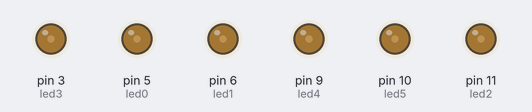
A sketch run on a simulated Arduino Uno, built with avr-gcc and run on an emulated ATmega328P. On the bench: output pins drawn as LEDs (lit = HIGH).

Above: at 0.05 s.
At 0.55 s:
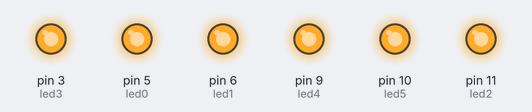
At 1.0 s:
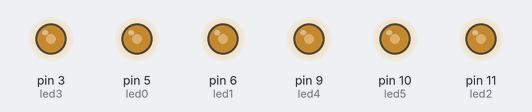
Timing chart, 0 to 3.0 s (numbered marks = the images above):
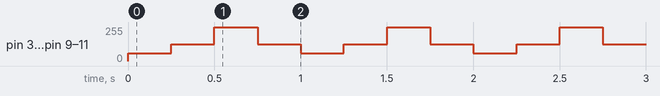

Measured:
- by itself, pin 3 (led3), pin 5 (led0), pin 6 (led1), pin 9 (led4), pin 10 (led5), pin 11 (led2): repeats every 1.0 s: 125/255 0.25 s, 255/255 0.25 s, 125/255 0.25 s, 60/255 0.25 s

The sketch:

_1.ino
```cpp
/**********************************************************************************
**                                                                               **
**                   Entrades i sorties analogiques                              **
**                          Nom del programa                                     **
**  NOM : Jordi Pujlreu Sala                                   DATA: 1/5/17      **
**********************************************************************************/

//********** Includes *************************************************************

//********** Variables ************************************************************
const int led0 = 5;          //  adjudiquem nom a la sortida
const int led1 = 6;          //
const int led2 = 11;          //
const int led3 = 3;          //
const int led4 = 9;         //
const int led5 = 10;         //
int velocitat = 250;         // velocitat de canvi de DC

//********** Setup ****************************************************************
void setup()
{
  pinMode(led0, OUTPUT);     // definir el pin 3 com una sortida
  pinMode(led1, OUTPUT);
  pinMode(led2, OUTPUT);
  pinMode(led3, OUTPUT);
  pinMode(led4, OUTPUT);
  pinMode(led5, OUTPUT);
}

//********** Loop *****************************************************************
void loop()
{
  analogWrite(led0, 60);     // DC a 61
  analogWrite(led1, 60);
  analogWrite(led2, 60);
  analogWrite(led3, 60);
  analogWrite(led4, 60);
  analogWrite(led5, 60);

  delay(velocitat);          // ESPEREM...

  analogWrite(led0, 125);    // DC a 122
  analogWrite(led1, 125);
  analogWrite(led2, 125);
  analogWrite(led3, 125);
  analogWrite(led4, 125);
  analogWrite(led5, 125);

  delay(velocitat);           // ESPEREM...

  analogWrite(led0, 255);    // DC A 255
  analogWrite(led1, 255);
  analogWrite(led2, 255);
  analogWrite(led3, 255);
  analogWrite(led4, 255);
  analogWrite(led5, 255);

  delay(velocitat);           // ESPEREM...

  analogWrite(led0, 125);    // DC A 122
  analogWrite(led1, 125);
  analogWrite(led2, 125);
  analogWrite(led3, 125);
  analogWrite(led4, 125);
  analogWrite(led5, 125);

  delay(velocitat);           // es queden leds velocitat ms en aquest estat
}

//********** Funcions *************************************************************
```
